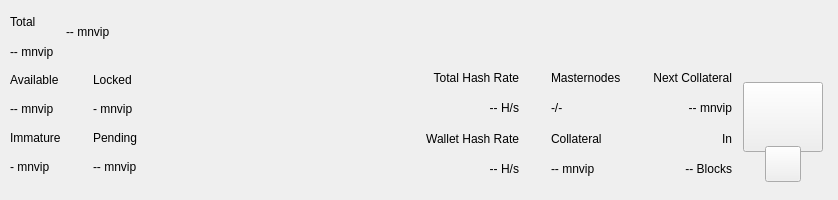
<?xml version="1.0" encoding="UTF-8"?>
<ui version="4.0">
 <class>TopBar</class>
 <widget class="QWidget" name="TopBar">
  <property name="geometry">
   <rect>
    <x>0</x>
    <y>0</y>
    <width>838</width>
    <height>200</height>
   </rect>
  </property>
  <property name="minimumSize">
   <size>
    <width>0</width>
    <height>200</height>
   </size>
  </property>
  <property name="maximumSize">
   <size>
    <width>16777215</width>
    <height>200</height>
   </size>
  </property>
  <property name="windowTitle">
   <string>Form</string>
  </property>
  <layout class="QVBoxLayout" name="verticalLayout_10" stretch="0">
   <property name="spacing">
    <number>0</number>
   </property>
   <property name="leftMargin">
    <number>0</number>
   </property>
   <property name="topMargin">
    <number>0</number>
   </property>
   <property name="rightMargin">
    <number>0</number>
   </property>
   <property name="bottomMargin">
    <number>0</number>
   </property>
   <item>
    <widget class="PFBorderImage" name="containerTop">
     <layout class="QVBoxLayout" name="verticalLayout_11">
      <property name="spacing">
       <number>0</number>
      </property>
      <property name="leftMargin">
       <number>0</number>
      </property>
      <property name="topMargin">
       <number>0</number>
      </property>
      <property name="rightMargin">
       <number>0</number>
      </property>
      <property name="bottomMargin">
       <number>0</number>
      </property>
      <item>
       <widget class="QWidget" name="top_container_2" native="true">
        <property name="minimumSize">
         <size>
          <width>0</width>
          <height>65</height>
         </size>
        </property>
        <layout class="QHBoxLayout" name="top_container">
         <property name="spacing">
          <number>0</number>
         </property>
         <property name="leftMargin">
          <number>10</number>
         </property>
         <property name="topMargin">
          <number>0</number>
         </property>
         <property name="rightMargin">
          <number>10</number>
         </property>
         <property name="bottomMargin">
          <number>0</number>
         </property>
         <item>
          <layout class="QHBoxLayout" name="horizontalLayout_4">
           <property name="spacing">
            <number>12</number>
           </property>
           <property name="rightMargin">
            <number>0</number>
           </property>
           <item>
            <widget class="QWidget" name="widgetAmount" native="true">
             <layout class="QVBoxLayout" name="verticalLayout_2">
              <property name="spacing">
               <number>2</number>
              </property>
              <property name="leftMargin">
               <number>0</number>
              </property>
              <property name="topMargin">
               <number>8</number>
              </property>
              <property name="rightMargin">
               <number>0</number>
              </property>
              <property name="bottomMargin">
               <number>0</number>
              </property>
              <item>
               <widget class="QLabel" name="labelTitle1">
                <property name="text">
                 <string>Total</string>
                </property>
               </widget>
              </item>
              <item>
               <widget class="PrivateQLabel" name="labelAmountPiv">
                <property name="text">
                 <string notr="true">-- mnvip</string>
                </property>
               </widget>
              </item>
             </layout>
            </widget>
           </item>
           <item alignment="Qt::AlignVCenter">
            <widget class="QWidget" name="widgetTopAmount" native="true">
             <property name="sizePolicy">
              <sizepolicy hsizetype="Preferred" vsizetype="Maximum">
               <horstretch>0</horstretch>
               <verstretch>0</verstretch>
              </sizepolicy>
             </property>
             <layout class="QHBoxLayout" name="horizontalLayout_5">
              <property name="spacing">
               <number>0</number>
              </property>
              <property name="leftMargin">
               <number>0</number>
              </property>
              <property name="topMargin">
               <number>0</number>
              </property>
              <property name="rightMargin">
               <number>0</number>
              </property>
              <property name="bottomMargin">
               <number>0</number>
              </property>
              <item alignment="Qt::AlignTop">
               <widget class="PrivateQLabel" name="labelAmountTopPiv">
                <property name="minimumSize">
                 <size>
                  <width>0</width>
                  <height>36</height>
                 </size>
                </property>
                <property name="styleSheet">
                 <string notr="true">padding:0px;margin:0px;</string>
                </property>
                <property name="text">
                 <string notr="true">-- mnvip</string>
                </property>
               </widget>
              </item>
             </layout>
            </widget>
           </item>
           <item>
            <spacer name="horizontalSpacer">
             <property name="orientation">
              <enum>Qt::Horizontal</enum>
             </property>
             <property name="sizeHint" stdset="0">
              <size>
               <width>40</width>
               <height>20</height>
              </size>
             </property>
            </spacer>
           </item>
           <item alignment="Qt::AlignRight">
            <widget class="QWidget" name="layoutSync" native="true">
             <property name="minimumSize">
              <size>
               <width>0</width>
               <height>36</height>
              </size>
             </property>
             <property name="maximumSize">
              <size>
               <width>16777215</width>
               <height>36</height>
              </size>
             </property>
             <layout class="QVBoxLayout" name="verticalLayout_9">
              <property name="leftMargin">
               <number>0</number>
              </property>
              <property name="topMargin">
               <number>0</number>
              </property>
              <property name="rightMargin">
               <number>0</number>
              </property>
              <property name="bottomMargin">
               <number>0</number>
              </property>
              <item>
               <widget class="ExpandableButton" name="pushButtonSync" native="true">
                <property name="minimumSize">
                 <size>
                  <width>36</width>
                  <height>36</height>
                 </size>
                </property>
                <property name="maximumSize">
                 <size>
                  <width>16777215</width>
                  <height>36</height>
                 </size>
                </property>
               </widget>
              </item>
             </layout>
            </widget>
           </item>
           <item>
            <widget class="ExpandableButton" name="pushButtonHDUpgrade" native="true">
             <property name="minimumSize">
              <size>
               <width>36</width>
               <height>36</height>
              </size>
             </property>
             <property name="maximumSize">
              <size>
               <width>16777215</width>
               <height>36</height>
              </size>
             </property>
            </widget>
           </item>
           <item>
            <widget class="ExpandableButton" name="pushButtonStack" native="true">
             <property name="minimumSize">
              <size>
               <width>36</width>
               <height>36</height>
              </size>
             </property>
             <property name="maximumSize">
              <size>
               <width>16777215</width>
               <height>36</height>
              </size>
             </property>
            </widget>
           </item>
           <item>
            <widget class="ExpandableButton" name="pushButtonConf" native="true">
             <property name="minimumSize">
              <size>
               <width>36</width>
               <height>36</height>
              </size>
             </property>
             <property name="maximumSize">
              <size>
               <width>16777215</width>
               <height>36</height>
              </size>
             </property>
            </widget>
           </item>
           <item>
            <widget class="ExpandableButton" name="pushButtonMasternodes" native="true">
             <property name="minimumSize">
              <size>
               <width>36</width>
               <height>36</height>
              </size>
             </property>
             <property name="maximumSize">
              <size>
               <width>16777215</width>
               <height>36</height>
              </size>
             </property>
            </widget>
           </item>
           <item>
            <widget class="ExpandableButton" name="pushButtonConsole" native="true">
             <property name="minimumSize">
              <size>
               <width>36</width>
               <height>36</height>
              </size>
             </property>
             <property name="maximumSize">
              <size>
               <width>16777215</width>
               <height>36</height>
              </size>
             </property>
            </widget>
           </item>
           <item>
            <widget class="ExpandableButton" name="pushButtonConnection" native="true">
             <property name="minimumSize">
              <size>
               <width>36</width>
               <height>36</height>
              </size>
             </property>
             <property name="maximumSize">
              <size>
               <width>16777215</width>
               <height>36</height>
              </size>
             </property>
            </widget>
           </item>
           <item>
            <widget class="ExpandableButton" name="pushButtonTor" native="true">
             <property name="minimumSize">
              <size>
               <width>36</width>
               <height>36</height>
              </size>
             </property>
             <property name="maximumSize">
              <size>
               <width>16777215</width>
               <height>36</height>
              </size>
             </property>
            </widget>
           </item>
           <item>
            <widget class="ExpandableButton" name="pushButtonLock" native="true">
             <property name="sizePolicy">
              <sizepolicy hsizetype="Expanding" vsizetype="Expanding">
               <horstretch>0</horstretch>
               <verstretch>0</verstretch>
              </sizepolicy>
             </property>
             <property name="minimumSize">
              <size>
               <width>36</width>
               <height>0</height>
              </size>
             </property>
             <property name="maximumSize">
              <size>
               <width>16777215</width>
               <height>36</height>
              </size>
             </property>
            </widget>
           </item>
           <item>
            <widget class="ExpandableButton" name="pushButtonTheme" native="true">
             <property name="minimumSize">
              <size>
               <width>36</width>
               <height>36</height>
              </size>
             </property>
             <property name="maximumSize">
              <size>
               <width>16777215</width>
               <height>36</height>
              </size>
             </property>
            </widget>
           </item>
           <item>
            <widget class="ExpandableButton" name="pushButtonFAQ" native="true">
             <property name="minimumSize">
              <size>
               <width>36</width>
               <height>36</height>
              </size>
             </property>
             <property name="maximumSize">
              <size>
               <width>16777215</width>
               <height>36</height>
              </size>
             </property>
            </widget>
           </item>
           <item>
            <widget class="ExpandableButton" name="pushButtonPrivacy" native="true">
             <property name="minimumSize">
              <size>
               <width>36</width>
               <height>36</height>
              </size>
             </property>
             <property name="maximumSize">
              <size>
               <width>16777215</width>
               <height>36</height>
              </size>
             </property>
            </widget>
           </item>
          </layout>
         </item>
        </layout>
       </widget>
      </item>
      <item>
       <widget class="QWidget" name="bottom_container" native="true">
        <property name="minimumSize">
         <size>
          <width>0</width>
          <height>135</height>
         </size>
        </property>
        <layout class="QHBoxLayout" name="botton_container">
         <property name="leftMargin">
          <number>10</number>
         </property>
         <property name="topMargin">
          <number>0</number>
         </property>
         <property name="rightMargin">
          <number>10</number>
         </property>
         <property name="bottomMargin">
          <number>10</number>
         </property>
         <item>
          <layout class="QHBoxLayout" name="horizontalLayout_3">
           <property name="spacing">
            <number>0</number>
           </property>
           <property name="bottomMargin">
            <number>9</number>
           </property>
           <item>
            <layout class="QVBoxLayout" name="verticalLayout_7">
             <property name="spacing">
              <number>0</number>
             </property>
             <property name="leftMargin">
              <number>0</number>
             </property>
             <property name="rightMargin">
              <number>0</number>
             </property>
             <item>
              <layout class="QHBoxLayout" name="horizontalLayout_2">
               <property name="spacing">
                <number>0</number>
               </property>
               <item>
                <layout class="QVBoxLayout" name="verticalLayout_6">
                 <item>
                  <widget class="QLabel" name="labelTitle5">
                   <property name="text">
                    <string>Available</string>
                   </property>
                  </widget>
                 </item>
                 <item>
                  <widget class="PrivateQLabel" name="labelAvailablePiv">
                   <property name="text">
                    <string>-- mnvip</string>
                   </property>
                  </widget>
                 </item>
                 <item>
                  <widget class="QLabel" name="labelTitle4">
                   <property name="text">
                    <string>Immature</string>
                   </property>
                  </widget>
                 </item>
                 <item>
                  <widget class="PrivateQLabel" name="labelImmaturePiv">
                   <property name="text">
                    <string notr="true">- mnvip</string>
                   </property>
                  </widget>
                 </item>
                </layout>
               </item>
               <item>
                <layout class="QVBoxLayout" name="verticalLayout_8">
                 <property name="leftMargin">
                  <number>32</number>
                 </property>
                 <item>
                  <widget class="QLabel" name="labelTitle6">
                   <property name="text">
                    <string>Locked</string>
                   </property>
                  </widget>
                 </item>
                 <item>
                  <widget class="PrivateQLabel" name="labelLockedPiv">
                   <property name="text">
                    <string>- mnvip</string>
                   </property>
                  </widget>
                 </item>
                 <item>
                  <widget class="QLabel" name="labelTitle3">
                   <property name="text">
                    <string>Pending</string>
                   </property>
                  </widget>
                 </item>
                 <item>
                  <widget class="PrivateQLabel" name="labelPendingPiv">
                   <property name="text">
                    <string notr="true">-- mnvip</string>
                   </property>
                  </widget>
                 </item>
                </layout>
               </item>
              </layout>
             </item>
            </layout>
           </item>
          </layout>
         </item>
         <item>
          <spacer name="horizontalSpacer_2">
           <property name="orientation">
            <enum>Qt::Horizontal</enum>
           </property>
           <property name="sizeHint" stdset="0">
            <size>
             <width>40</width>
             <height>20</height>
            </size>
           </property>
          </spacer>
         </item>
         <item>
          <layout class="QHBoxLayout" name="horizontalLayout_6">
           <property name="spacing">
            <number>0</number>
           </property>
           <property name="rightMargin">
            <number>0</number>
           </property>
           <property name="bottomMargin">
            <number>9</number>
           </property>
           <item>
            <widget class="QWidget" name="widgetStaking" native="true">
             <layout class="QVBoxLayout" name="verticalLayout_12">
              <property name="leftMargin">
               <number>32</number>
              </property>
              <property name="topMargin">
               <number>0</number>
              </property>
              <property name="rightMargin">
               <number>0</number>
              </property>
              <property name="bottomMargin">
               <number>0</number>
              </property>
              <item>
               <widget class="QLabel" name="labelNetworkHashRateTitle">
                <property name="text">
                 <string>Total Hash Rate</string>
                </property>
                <property name="textFormat">
                 <enum>Qt::AutoText</enum>
                </property>
                <property name="alignment">
                 <set>Qt::AlignRight|Qt::AlignTrailing|Qt::AlignVCenter</set>
                </property>
               </widget>
              </item>
              <item>
               <widget class="QLabel" name="labelNetworkHashRateValue">
                <property name="layoutDirection">
                 <enum>Qt::LeftToRight</enum>
                </property>
                <property name="text">
                 <string>-- H/s</string>
                </property>
                <property name="textFormat">
                 <enum>Qt::AutoText</enum>
                </property>
                <property name="alignment">
                 <set>Qt::AlignRight|Qt::AlignTrailing|Qt::AlignVCenter</set>
                </property>
               </widget>
              </item>
              <item>
               <widget class="QLabel" name="labelWalletHashRateTitle">
                <property name="text">
                 <string>Wallet Hash Rate</string>
                </property>
                <property name="textFormat">
                 <enum>Qt::AutoText</enum>
                </property>
                <property name="alignment">
                 <set>Qt::AlignRight|Qt::AlignTrailing|Qt::AlignVCenter</set>
                </property>
               </widget>
              </item>
              <item>
               <widget class="PrivateQLabel" name="labelWalletHashRateValue">
                <property name="text">
                 <string notr="true">-- H/s</string>
                </property>
                <property name="textFormat">
                 <enum>Qt::AutoText</enum>
                </property>
                <property name="alignment">
                 <set>Qt::AlignRight|Qt::AlignTrailing|Qt::AlignVCenter</set>
                </property>
               </widget>
              </item>
             </layout>
            </widget>
           </item>
           <item>
            <widget class="QWidget" name="widgetMasternodes" native="true">
             <layout class="QVBoxLayout">
              <property name="leftMargin">
               <number>32</number>
              </property>
              <property name="topMargin">
               <number>0</number>
              </property>
              <property name="rightMargin">
               <number>0</number>
              </property>
              <property name="bottomMargin">
               <number>0</number>
              </property>
              <item>
               <widget class="QLabel" name="labelMasternodesTitle">
                <property name="text">
                 <string>Masternodes</string>
                </property>
               </widget>
              </item>
              <item>
               <widget class="PrivateQLabel" name="labelMasternodeCount">
                <property name="text">
                 <string>-/-</string>
                </property>
               </widget>
              </item>
              <item>
               <widget class="QLabel" name="labelCollateralTitle">
                <property name="text">
                 <string>Collateral</string>
                </property>
               </widget>
              </item>
              <item>
               <widget class="QLabel" name="labelCollateralValue">
                <property name="text">
                 <string notr="true">-- mnvip</string>
                </property>
               </widget>
              </item>
             </layout>
            </widget>
           </item>
           <item>
            <widget class="QWidget" name="widgetNextCollateral" native="true">
             <layout class="QVBoxLayout" name="verticalLayout_12">
              <property name="leftMargin">
               <number>32</number>
              </property>
              <property name="topMargin">
               <number>0</number>
              </property>
              <property name="rightMargin">
               <number>0</number>
              </property>
              <property name="bottomMargin">
               <number>0</number>
              </property>
              <item>
               <widget class="QLabel" name="labelNextMasternodesTitle">
                <property name="text">
                 <string>Next Collateral</string>
                </property>
                <property name="textFormat">
                 <enum>Qt::AutoText</enum>
                </property>
                <property name="alignment">
                 <set>Qt::AlignRight|Qt::AlignTrailing|Qt::AlignVCenter</set>
                </property>
               </widget>
              </item>
              <item>
               <widget class="QLabel" name="labelNextCollateralValue">
                <property name="text">
                 <string>-- mnvip</string>
                </property>
                <property name="textFormat">
                 <enum>Qt::AutoText</enum>
                </property>
                <property name="alignment">
                 <set>Qt::AlignRight|Qt::AlignTrailing|Qt::AlignVCenter</set>
                </property>
               </widget>
              </item>
              <item>
               <widget class="QLabel" name="labelRemainingBlocks">
                <property name="text">
                 <string>In</string>
                </property>
                <property name="textFormat">
                 <enum>Qt::AutoText</enum>
                </property>
                <property name="alignment">
                 <set>Qt::AlignRight|Qt::AlignTrailing|Qt::AlignVCenter</set>
                </property>
               </widget>
              </item>
              <item>
               <widget class="QLabel" name="labelNextCollateralBlocks">
                <property name="text">
                 <string notr="true">-- Blocks</string>
                </property>
                <property name="textFormat">
                 <enum>Qt::AutoText</enum>
                </property>
                <property name="alignment">
                 <set>Qt::AlignRight|Qt::AlignTrailing|Qt::AlignVCenter</set>
                </property>
               </widget>
              </item>
             </layout>
            </widget>
           </item>
          </layout>
         </item>
         <item>
          <widget class="QWidget" name="qrContainer" native="true">
           <property name="sizePolicy">
            <sizepolicy hsizetype="Preferred" vsizetype="Minimum">
             <horstretch>0</horstretch>
             <verstretch>0</verstretch>
            </sizepolicy>
           </property>
           <property name="minimumSize">
            <size>
             <width>90</width>
             <height>110</height>
            </size>
           </property>
           <property name="maximumSize">
            <size>
             <width>90</width>
             <height>110</height>
            </size>
           </property>
           <layout class="QVBoxLayout" name="containerQR">
            <property name="spacing">
             <number>0</number>
            </property>
            <property name="leftMargin">
             <number>5</number>
            </property>
            <property name="topMargin">
             <number>10</number>
            </property>
            <property name="rightMargin">
             <number>5</number>
            </property>
            <property name="bottomMargin">
             <number>0</number>
            </property>
            <item>
             <widget class="QPushButton" name="btnQr">
              <property name="minimumSize">
               <size>
                <width>70</width>
                <height>70</height>
               </size>
              </property>
              <property name="maximumSize">
               <size>
                <width>16777215</width>
                <height>70</height>
               </size>
              </property>
              <property name="focusPolicy">
               <enum>Qt::NoFocus</enum>
              </property>
              <property name="text">
               <string/>
              </property>
              <property name="iconSize">
               <size>
                <width>70</width>
                <height>70</height>
               </size>
              </property>
             </widget>
            </item>
            <item>
             <spacer name="verticalSpacer">
              <property name="orientation">
               <enum>Qt::Vertical</enum>
              </property>
              <property name="sizeType">
               <enum>QSizePolicy::Fixed</enum>
              </property>
              <property name="sizeHint" stdset="0">
               <size>
                <width>20</width>
                <height>20</height>
               </size>
              </property>
             </spacer>
            </item>
            <item alignment="Qt::AlignHCenter|Qt::AlignBottom">
             <widget class="QPushButton" name="pushButtonQR">
              <property name="minimumSize">
               <size>
                <width>36</width>
                <height>36</height>
               </size>
              </property>
              <property name="maximumSize">
               <size>
                <width>36</width>
                <height>36</height>
               </size>
              </property>
              <property name="focusPolicy">
               <enum>Qt::NoFocus</enum>
              </property>
              <property name="text">
               <string/>
              </property>
             </widget>
            </item>
           </layout>
          </widget>
         </item>
        </layout>
       </widget>
      </item>
     </layout>
    </widget>
   </item>
  </layout>
 </widget>
 <customwidgets>
  <customwidget>
   <class>ExpandableButton</class>
   <extends>QWidget</extends>
   <header>qt/pivx/expandablebutton.h</header>
   <container>1</container>
  </customwidget>
  <customwidget>
   <class>PFBorderImage</class>
   <extends>QFrame</extends>
   <header>qt/pivx/pfborderimage.h</header>
   <container>1</container>
  </customwidget>
  <customwidget>
   <class>PrivateQLabel</class>
   <extends>QLabel</extends>
   <header>qt/pivx/privatelabel.h</header>
   <container>0</container>
  </customwidget>
 </customwidgets>
 <resources/>
 <connections/>
</ui>
